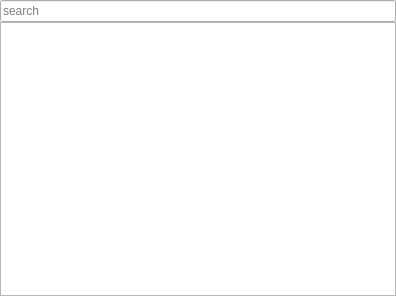
<?xml version="1.0" encoding="UTF-8"?>
<ui version="4.0">
 <class>RecentDock</class>
 <widget class="QDockWidget" name="RecentDock">
  <property name="geometry">
   <rect>
    <x>0</x>
    <y>0</y>
    <width>396</width>
    <height>296</height>
   </rect>
  </property>
  <property name="minimumSize">
   <size>
    <width>150</width>
    <height>141</height>
   </size>
  </property>
  <property name="whatsThis">
   <string notr="true">https://forum.bossa.org/t/recent-panel/12941/1</string>
  </property>
  <property name="windowTitle">
   <string>Recent</string>
  </property>
  <widget class="QWidget" name="dockWidgetContents">
   <layout class="QVBoxLayout" name="verticalLayout">
    <property name="spacing">
     <number>0</number>
    </property>
    <property name="leftMargin">
     <number>0</number>
    </property>
    <property name="topMargin">
     <number>0</number>
    </property>
    <property name="rightMargin">
     <number>0</number>
    </property>
    <property name="bottomMargin">
     <number>0</number>
    </property>
    <item>
     <widget class="LineEditClear" name="lineEdit">
      <property name="toolTip">
       <string>Show only files with name matching text</string>
      </property>
      <property name="placeholderText">
       <string>search</string>
      </property>
     </widget>
    </item>
    <item>
     <widget class="QListView" name="listWidget">
      <property name="contextMenuPolicy">
       <enum>Qt::ContextMenuPolicy::CustomContextMenu</enum>
      </property>
      <property name="horizontalScrollBarPolicy">
       <enum>Qt::ScrollBarPolicy::ScrollBarAlwaysOff</enum>
      </property>
      <property name="editTriggers">
       <set>QAbstractItemView::EditTrigger::NoEditTriggers</set>
      </property>
      <property name="alternatingRowColors">
       <bool>true</bool>
      </property>
      <property name="spacing">
       <number>2</number>
      </property>
     </widget>
    </item>
   </layout>
  </widget>
  <action name="actionDelete">
   <property name="text">
    <string>Remove</string>
   </property>
   <property name="toolTip">
    <string>Remove</string>
   </property>
  </action>
 </widget>
 <customwidgets>
  <customwidget>
   <class>LineEditClear</class>
   <extends>QLineEdit</extends>
   <header>widgets/lineeditclear.h</header>
  </customwidget>
 </customwidgets>
 <resources>
  <include location="../../icons/resources.qrc"/>
 </resources>
 <connections/>
</ui>
